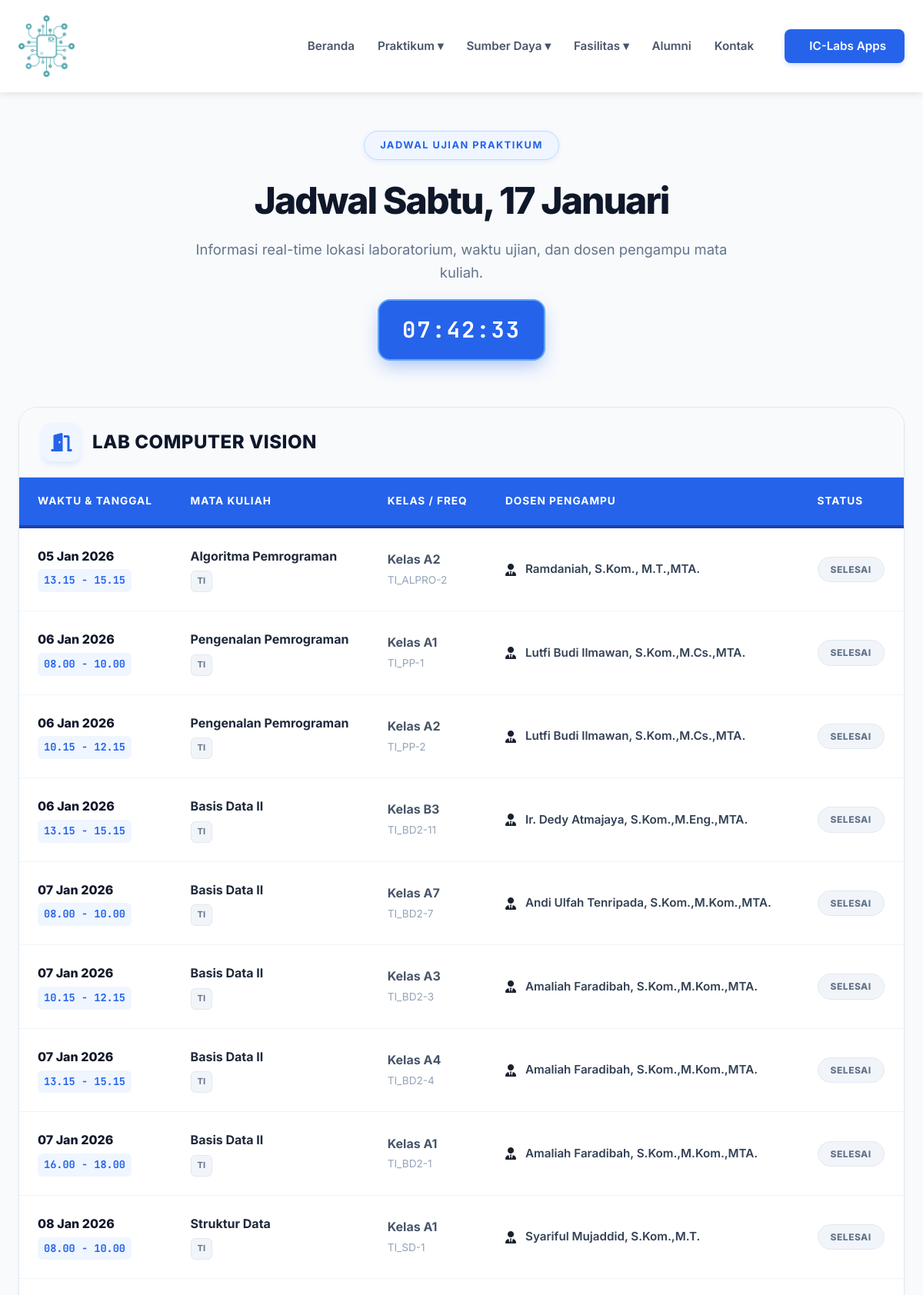
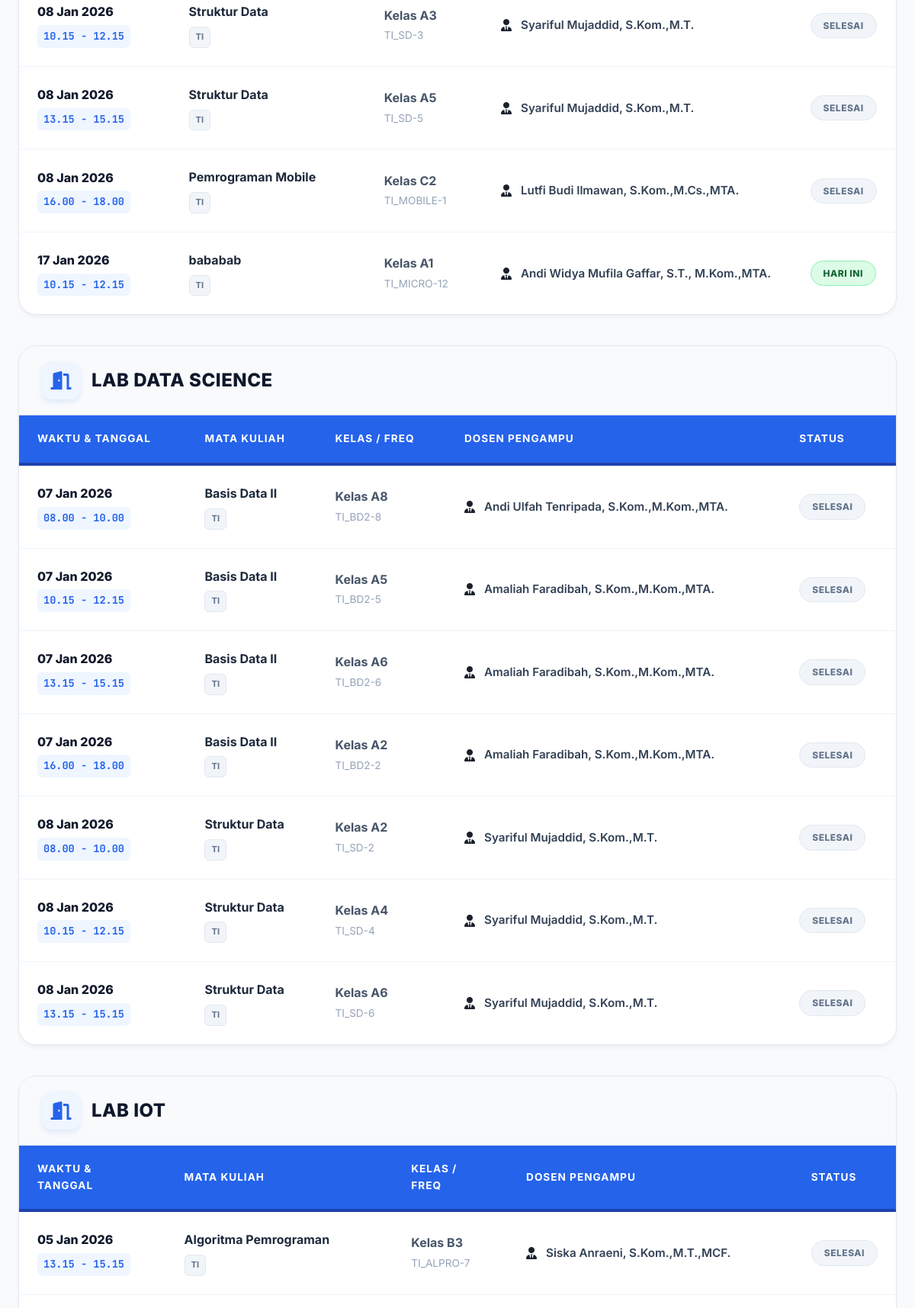
/public/jadwalupk (upper part), run on the app's committed database (2 pictures, top to bottom).
### tables this page shows
CREATE TABLE `jadwalupk` (
  `id` int(11) NOT NULL,
  `prodi` varchar(50) DEFAULT NULL,
  `tanggal` date NOT NULL,
  `jam` varchar(100) NOT NULL,
  `mata_kuliah` varchar(255) NOT NULL,
  `dosen` varchar(255) NOT NULL,
  `frekuensi` varchar(100) DEFAULT NULL,
  `kelas` varchar(100) DEFAULT NULL,
  `ruangan` varchar(255) NOT NULL
);

### app/controllers/JadwalUpkController.php (called while the page is built, shortened)
<?php
class JadwalUpkController extends Controller {
    public function model($model) {
        return new $model;
    }
    public function index() {
        $data['judul'] = 'Jadwal UPK Praktikum';
        $data['jadwal'] = $this->model('JadwalUpkModel')->getAll();
        $this->view('praktikum/jadwalupk', $data);
    }
}

### app/models/JadwalUpkModel.php (called while the page is built, shortened)
<?php
class JadwalUpkModel {
    private $table = 'jadwalupk';
    private $db;
    public function __construct() {
        $database = new Database;
        $this->db = $database->getPdo();
    }
    public function getAll() {
        $stmt = $this->db->prepare("SELECT * FROM $this->table ORDER BY tanggal ASC, jam ASC");
        $stmt->execute();
        return $stmt->fetchAll(PDO::FETCH_ASSOC);
    }
}

### app/config/Database.php (called while the page is built, shortened)
<?php
try {
    $dsn = "mysql:host=" . DB_HOST . ";dbname=" . DB_NAME . ";charset=utf8mb4";
    $options = [
        PDO::ATTR_ERRMODE            => PDO::ERRMODE_EXCEPTION,
        PDO::ATTR_DEFAULT_FETCH_MODE => PDO::FETCH_ASSOC,
        PDO::ATTR_EMULATE_PREPARES   => false,
    ];
    $pdo = new PDO($dsn, DB_USER, DB_PASS, $options);
} catch (PDOException $e) {
    if (defined('APP_ENV') && APP_ENV === 'development') {
        die("Koneksi Database Gagal: " . $e->getMessage());
    } else {
        die("Maaf, sistem sedang mengalami gangguan koneksi database.");
    }
}
class Database {
    private $pdo;
    public function __construct()
    {
        global $pdo;
        $this->pdo = $pdo;
    }
    public function getPdo()
    {
        return $this->pdo;
    }
}
?>

### app/views/praktikum/jadwalupk.php (the view, shortened to what this page needs)
<link rel="stylesheet" href="<?= ASSETS_URL ?>/css/praktikum.css">
<link rel="stylesheet" href="https://cdnjs.cloudflare.com/ajax/libs/font-awesome/6.0.0/css/all.min.css">
<section class="praktikum-section">
    <div class="container">
        <header class="page-header">
            <span class="header-badge">Jadwal Ujian Praktikum</span>
            <h1 id="header-day">Memuat Hari...</h1>
            <p>Informasi real-time lokasi laboratorium, waktu ujian, dan dosen pengampu mata kuliah.</p>
            <div id="live-clock" class="live-clock-badge">
            </div>
        </header>
        <div id="lab-tables-container">
            <?php if (empty($data['jadwal'])): ?>
                <div class="empty-schedule">
                    <i class="far fa-calendar-times"></i>
                    <h3>Belum Ada Jadwal</h3>
                    <p>Jadwal UPK belum dirilis oleh admin.</p>
                </div>
            <?php else:
                $grouped = [];
                foreach($data['jadwal'] as $row) {
                    $grouped[$row['ruangan']][] = $row;
                }
                ksort($grouped);
                foreach($grouped as $ruangan => $items):
            ?>
                <div class="schedule-wrapper">
                    <div class="lab-header">
                        <div class="lab-icon">
                            <i class="fas fa-door-open"></i>
                        </div>
                        <h2 class="lab-title"><?= $ruangan ?></h2>
                    </div>
                    <div class="table-responsive">
                        <table class="table-schedule">
                            <thead>
                                <tr>
                                    <th>Waktu & Tanggal</th>
                                    <th>Mata Kuliah</th>
                                    <th>Kelas / Freq</th>
                                    <th>Dosen Pengampu</th>
                                    <th>Status</th>
                                </tr>
                            </thead>
                            <tbody>
                                <?php foreach($items as $item):
                                    $tgl = date('d M Y', strtotime($item['tanggal']));
                                    $isToday = ($item['tanggal'] == date('Y-m-d'));
                                ?>
                                <tr>
                                    <td>
                                        <div class="schedule-date"><?= $tgl ?></div>
                                        <div class="schedule-time"><?= $item['jam'] ?></div>
                                    </td>
                                    <td>
                                        <span class="schedule-matkul"><?= $item['mata_kuliah'] ?></span>
                                        <span class="badge-prodi"><?= $item['prodi'] ?></span>
                                    </td>
                                    <td>
                                        <span class="schedule-kelas">Kelas <?= $item['kelas'] ?></span>
                                        <span class="schedule-freq"><?= $item['frekuensi'] ?></span>
                                    </td>
                                    <td>
                                        <div class="dosen-info">
                                            <i class="fas fa-user-tie"></i>
                                            <span class="dosen-name"><?= $item['dosen'] ?></span>
                                        </div>
                                    </td>
                                    <td>
                                        <?php if($isToday): ?>
                                            <span class="status-label badge-ongoing">HARI INI</span>
                                        <?php elseif($item['tanggal'] < date('Y-m-d')): ?>
                                            <span class="status-label badge-finished">SELESAI</span>
                                        <?php else: ?>
                                            <span class="status-label badge-upcoming">AKAN DATANG</span>
                                        <?php endif; ?>
                                    </td>
                                </tr>
                                <?php endforeach; ?>
                            </tbody>
                        </table>
                    </div>
                </div>
            <?php endforeach; endif; ?>
        </div>
    </div>
</section>

### public/css/variables.css (style rules this page uses)
:root { --primary-navy: #1e3a8a; --primary-blue: #2563eb; --hover-blue: #1e40af; --bg-light: #f8fbff; --bg-white: #ffffff; --bg-soft: #eff6ff; --text-dark: #1a202c; --text-grey: #4a5568; --text-light: #dbeafe; --border-color: #e2e8f0; --border-blue: #eff6ff; --shadow-soft: 0 4px 12px rgba(30, 58, 138, 0.05); --container-width: 1280px; --font-main: 'Inter', 'Segoe UI', sans-serif; --radius-card: 15px; --radius-btn: 50px; }

### public/css/style.css (style rules this page uses)
* { margin: 0; padding: 0; box-sizing: border-box; font-family: "Inter", "Segoe UI", sans-serif; }
body { background-color: #f8fbff; color: #1a202c; line-height: 1.6; padding-top: 80px; }
html, body { max-width: 100%; overflow-x: hidden; }
.container { width: 100%; max-width: 1200px; margin: 0 auto; padding: 0 24px; }
h1, h2, h3, h4 { color: #1e3a8a; font-weight: 800; }

### data on the page
jadwalupk: tanggal "05 Jan 2026", jam "13.15 - 15.15", mata_kuliah "Algoritma Pemrograman", prodi "TI", kelas "A2", frekuensi "TI_ALPRO-2", dosen "Ramdaniah, S.Kom., M.T.,MTA.", shows "SELESAI"
jadwalupk: tanggal "06 Jan 2026", jam "08.00 - 10.00", mata_kuliah "Pengenalan Pemrograman", prodi "TI", kelas "A1", frekuensi "TI_PP-1", dosen "Lutfi Budi Ilmawan, S.Kom.,M.Cs.,MTA.", shows "SELESAI"
jadwalupk: tanggal "06 Jan 2026", jam "10.15 - 12.15", mata_kuliah "Pengenalan Pemrograman", prodi "TI", kelas "A2", frekuensi "TI_PP-2", dosen "Lutfi Budi Ilmawan, S.Kom.,M.Cs.,MTA.", shows "SELESAI"
jadwalupk: tanggal "06 Jan 2026", jam "13.15 - 15.15", mata_kuliah "Basis Data II", prodi "TI", kelas "B3", frekuensi "TI_BD2-11", dosen "Ir. Dedy Atmajaya, S.Kom.,M.Eng.,MTA.", shows "SELESAI"
jadwalupk: tanggal "07 Jan 2026", jam "08.00 - 10.00", mata_kuliah "Basis Data II", prodi "TI", kelas "A7", frekuensi "TI_BD2-7", dosen "Andi Ulfah Tenripada, S.Kom.,M.Kom.,MTA.", shows "SELESAI"
jadwalupk: tanggal "07 Jan 2026", jam "10.15 - 12.15", mata_kuliah "Basis Data II", prodi "TI", kelas "A3", frekuensi "TI_BD2-3", dosen "Amaliah Faradibah, S.Kom.,M.Kom.,MTA.", shows "SELESAI"
jadwalupk: tanggal "07 Jan 2026", jam "13.15 - 15.15", mata_kuliah "Basis Data II", prodi "TI", kelas "A4", frekuensi "TI_BD2-4", dosen "Amaliah Faradibah, S.Kom.,M.Kom.,MTA.", shows "SELESAI"
jadwalupk: tanggal "07 Jan 2026", jam "16.00 - 18.00", mata_kuliah "Basis Data II", prodi "TI", kelas "A1", frekuensi "TI_BD2-1", dosen "Amaliah Faradibah, S.Kom.,M.Kom.,MTA.", shows "SELESAI"
jadwalupk: tanggal "08 Jan 2026", jam "08.00 - 10.00", mata_kuliah "Struktur Data", prodi "TI", kelas "A1", frekuensi "TI_SD-1", dosen "Syariful Mujaddid, S.Kom.,M.T.", shows "SELESAI"
jadwalupk: tanggal "08 Jan 2026", jam "10.15 - 12.15", mata_kuliah "Struktur Data", prodi "TI", kelas "A3", frekuensi "TI_SD-3", dosen "Syariful Mujaddid, S.Kom.,M.T.", shows "SELESAI"
jadwalupk: tanggal "08 Jan 2026", jam "13.15 - 15.15", mata_kuliah "Struktur Data", prodi "TI", kelas "A5", frekuensi "TI_SD-5", dosen "Syariful Mujaddid, S.Kom.,M.T.", shows "SELESAI"
jadwalupk: tanggal "08 Jan 2026", jam "16.00 - 18.00", mata_kuliah "Pemrograman Mobile", prodi "TI", kelas "C2", frekuensi "TI_MOBILE-1", dosen "Lutfi Budi Ilmawan, S.Kom.,M.Cs.,MTA.", shows "SELESAI"
jadwalupk: tanggal "17 Jan 2026", jam "10.15 - 12.15", mata_kuliah "bababab", prodi "TI", kelas "A1", frekuensi "TI_MICRO-12", dosen "Andi Widya Mufila Gaffar, S.T., M.Kom.,MTA.", shows "HARI INI"
jadwalupk: tanggal "07 Jan 2026", jam "08.00 - 10.00", mata_kuliah "Basis Data II", prodi "TI", kelas "A8", frekuensi "TI_BD2-8", dosen "Andi Ulfah Tenripada, S.Kom.,M.Kom.,MTA.", shows "SELESAI"
jadwalupk: tanggal "07 Jan 2026", jam "10.15 - 12.15", mata_kuliah "Basis Data II", prodi "TI", kelas "A5", frekuensi "TI_BD2-5", dosen "Amaliah Faradibah, S.Kom.,M.Kom.,MTA.", shows "SELESAI"
jadwalupk: tanggal "07 Jan 2026", jam "13.15 - 15.15", mata_kuliah "Basis Data II", prodi "TI", kelas "A6", frekuensi "TI_BD2-6", dosen "Amaliah Faradibah, S.Kom.,M.Kom.,MTA.", shows "SELESAI"
jadwalupk: tanggal "07 Jan 2026", jam "16.00 - 18.00", mata_kuliah "Basis Data II", prodi "TI", kelas "A2", frekuensi "TI_BD2-2", dosen "Amaliah Faradibah, S.Kom.,M.Kom.,MTA.", shows "SELESAI"
jadwalupk: tanggal "08 Jan 2026", jam "08.00 - 10.00", mata_kuliah "Struktur Data", prodi "TI", kelas "A2", frekuensi "TI_SD-2", dosen "Syariful Mujaddid, S.Kom.,M.T.", shows "SELESAI"
jadwalupk: tanggal "08 Jan 2026", jam "10.15 - 12.15", mata_kuliah "Struktur Data", prodi "TI", kelas "A4", frekuensi "TI_SD-4", dosen "Syariful Mujaddid, S.Kom.,M.T.", shows "SELESAI"
jadwalupk: tanggal "08 Jan 2026", jam "13.15 - 15.15", mata_kuliah "Struktur Data", prodi "TI", kelas "A6", frekuensi "TI_SD-6", dosen "Syariful Mujaddid, S.Kom.,M.T.", shows "SELESAI"
jadwalupk: tanggal "05 Jan 2026", jam "13.15 - 15.15", mata_kuliah "Algoritma Pemrograman", prodi "TI", kelas "B3", frekuensi "TI_ALPRO-7", dosen "Siska Anraeni, S.Kom.,M.T.,MCF.", shows "SELESAI"

### other printed values
$ruangan "LAB COMPUTER VISION"
$ruangan "LAB DATA SCIENCE"
$ruangan "LAB IOT"
